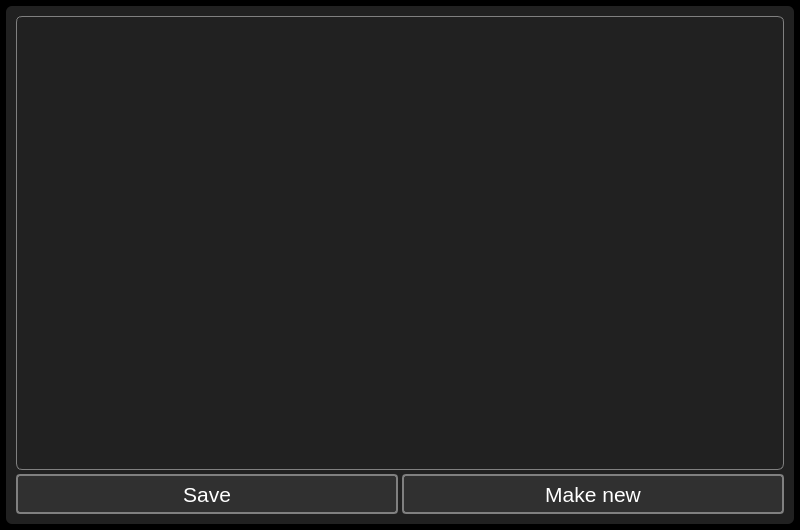
<?xml version="1.0" encoding="UTF-8"?>
<ui version="4.0">
 <class>AddImageDialog</class>
 <widget class="QDialog" name="AddImageDialog">
  <property name="geometry">
   <rect>
    <x>0</x>
    <y>0</y>
    <width>800</width>
    <height>530</height>
   </rect>
  </property>
  <property name="minimumSize">
   <size>
    <width>800</width>
    <height>530</height>
   </size>
  </property>
  <property name="maximumSize">
   <size>
    <width>800</width>
    <height>530</height>
   </size>
  </property>
  <property name="windowTitle">
   <string>Add picture</string>
  </property>
  <property name="windowIcon">
   <iconset resource="../../resources.qrc">
    <normaloff>:/PNG/IMG/photo.png</normaloff>:/PNG/IMG/photo.png</iconset>
  </property>
  <property name="styleSheet">
   <string notr="true">QMainWindow{
background-color: #000000;
}

QWidget{
background-color: #000000;
}

QGroupBox{
background-color: #212121;
border: none;
padding: 4px;
border-radius: 6px;
color: white;
}

QPushButton{
background-color: #303030;
border: 2px solid gray;
border-radius: 4px;
color: white;
}
QPushButton:hover{
border-color: white;
}

QLineEdit{
background-color: #303030;
border: 1px solid gray;
border-radius: 4px;
color: white;
}
QLineEdit:focus{
border-color: white;
}

QTextEdit{
background-color: #303030;
border: 1px solid gray;
border-radius: 4px;
color: white;
}
QTextEdit:focus{
border-color: white;
}

QLabel{
color: white;
background: transparent;
}

QListWidget{
background: transparent;
border: 1px solid gray;
border-radius: 6px;
padding: 6px;
}
QListWidget::item{
background-color: rgba(255,255,255,50);
border: none;
color: white;
border-radius: 6px;
padding: 6px;
margin-top: 6px;
}
QListWidget::item:hover{
background-color: rgba(255,255,255,100);
}

QCheckBox{
background: transparent;
color: white;
}
QCheckBox::indicator{
width:24px;
height: 24px;
border: 1px solid gray;
border-radius: 4px;
}
QCheckBox::indicator:hecked{
image: url(:/PNG/IMG/done.png);
}
QCheckBox::indicator:unchecked{
image: none;
}

QTabWidget::pane{
background: transparent;
border: none;
padding: 4px;
border-radius: 6px;
}
QTabBar::tab{
background-color: #303030;
border: 2px solid gray;
border-radius: 4px;
color: white;
padding-left: 6px;
padding-right: 6px;
padding-top: 3px;
padding-bottom: 3px;
margin-left: 2px;
}
QTabBar::tab:hover{
border-color: white;
}
QTabBar::tab:selected{
border-color: white;
}

QScrollBar:vertical {        
border: none;
width:14px;
background-color: #212121;
margin: 0px 0px 0px 0px;
padding-left: 6px;
}
QScrollBar::handle:vertical{
background: gray;
border-radius: 4px;
min-height: 20px;
}
QScrollBar::add-line:vertical {
background-color: #212121;
height: 0px;
subcontrol-position: bottom;
subcontrol-origin: margin;
}
QScrollBar::sub-line:vertical {
background-color: #212121;
height: 0 px;
subcontrol-position: top;
subcontrol-origin: margin;
}
QScrollBar::add-page:vertical{
background-color: #212121;
}
QScrollBar::sub-page:vertical{
background-color: #212121;
}

QScrollBar:horizontal {        
border: none;
height:14px;
background-color: #212121;
margin: 0px 0px 0px 0px;
padding-top: 6px;
}
QScrollBar::handle:horizontal{
background: gray;
border-radius: 4px;
min-width: 20px;
}
QScrollBar::add-line:horizontal {
background-color: #212121;
height: 0px;
subcontrol-position: bottom;
subcontrol-origin: margin;
}
QScrollBar::sub-line:horizontal {
background-color: #212121;
height: 0 px;
subcontrol-position: top;
subcontrol-origin: margin;
}
QScrollBar::add-page:horizontal{
background-color: #212121;
}
QScrollBar::sub-page:horizontal{
background-color: #212121;
}

QComboBox{
background-color: #303030;
border: 1px solid gray;
border-radius: 4px;
color: white;
}
QComboBox QAbstractItemView{
color: white;
background-color: black;
}

QTableView{
background-color: #212121;
border: 1px solid gray;
border-radius: 6px;
color: white;
}

QDoubleSpinBox{
background-color: #303030;
border: 1px solid gray;
border-radius: 4px;
color: white;
}</string>
  </property>
  <layout class="QGridLayout" name="gridLayout">
   <property name="leftMargin">
    <number>6</number>
   </property>
   <property name="topMargin">
    <number>6</number>
   </property>
   <property name="rightMargin">
    <number>6</number>
   </property>
   <property name="bottomMargin">
    <number>6</number>
   </property>
   <property name="spacing">
    <number>4</number>
   </property>
   <item row="0" column="0">
    <widget class="QGroupBox" name="groupBox">
     <property name="title">
      <string/>
     </property>
     <layout class="QGridLayout" name="gridLayout_2">
      <property name="leftMargin">
       <number>6</number>
      </property>
      <property name="topMargin">
       <number>6</number>
      </property>
      <property name="rightMargin">
       <number>6</number>
      </property>
      <property name="bottomMargin">
       <number>6</number>
      </property>
      <property name="spacing">
       <number>4</number>
      </property>
      <item row="0" column="0" colspan="2">
       <widget class="QLabel" name="label_image">
        <property name="sizePolicy">
         <sizepolicy hsizetype="Preferred" vsizetype="MinimumExpanding">
          <horstretch>0</horstretch>
          <verstretch>0</verstretch>
         </sizepolicy>
        </property>
        <property name="styleSheet">
         <string notr="true">border: 1px solid gray;
border-radius: 6px;</string>
        </property>
        <property name="text">
         <string/>
        </property>
        <property name="alignment">
         <set>Qt::AlignCenter</set>
        </property>
       </widget>
      </item>
      <item row="1" column="0" rowspan="2" colspan="2">
       <layout class="QGridLayout" name="gridLayout_3">
        <item row="0" column="1">
         <widget class="QPushButton" name="pushButton_new_photo">
          <property name="minimumSize">
           <size>
            <width>0</width>
            <height>40</height>
           </size>
          </property>
          <property name="font">
           <font>
            <pointsize>16</pointsize>
           </font>
          </property>
          <property name="focusPolicy">
           <enum>Qt::ClickFocus</enum>
          </property>
          <property name="text">
           <string>Make new</string>
          </property>
          <property name="icon">
           <iconset resource="../../resources.qrc">
            <normaloff>:/PNG/IMG/qr.png</normaloff>:/PNG/IMG/qr.png</iconset>
          </property>
          <property name="iconSize">
           <size>
            <width>32</width>
            <height>32</height>
           </size>
          </property>
         </widget>
        </item>
        <item row="0" column="0">
         <widget class="QPushButton" name="pushButton">
          <property name="minimumSize">
           <size>
            <width>0</width>
            <height>40</height>
           </size>
          </property>
          <property name="font">
           <font>
            <pointsize>16</pointsize>
           </font>
          </property>
          <property name="focusPolicy">
           <enum>Qt::ClickFocus</enum>
          </property>
          <property name="text">
           <string>Save</string>
          </property>
          <property name="icon">
           <iconset resource="../../resources.qrc">
            <normaloff>:/PNG/IMG/done.png</normaloff>:/PNG/IMG/done.png</iconset>
          </property>
          <property name="iconSize">
           <size>
            <width>32</width>
            <height>32</height>
           </size>
          </property>
         </widget>
        </item>
       </layout>
      </item>
     </layout>
    </widget>
   </item>
  </layout>
 </widget>
 <resources>
  <include location="../../resources.qrc"/>
 </resources>
 <connections/>
</ui>
